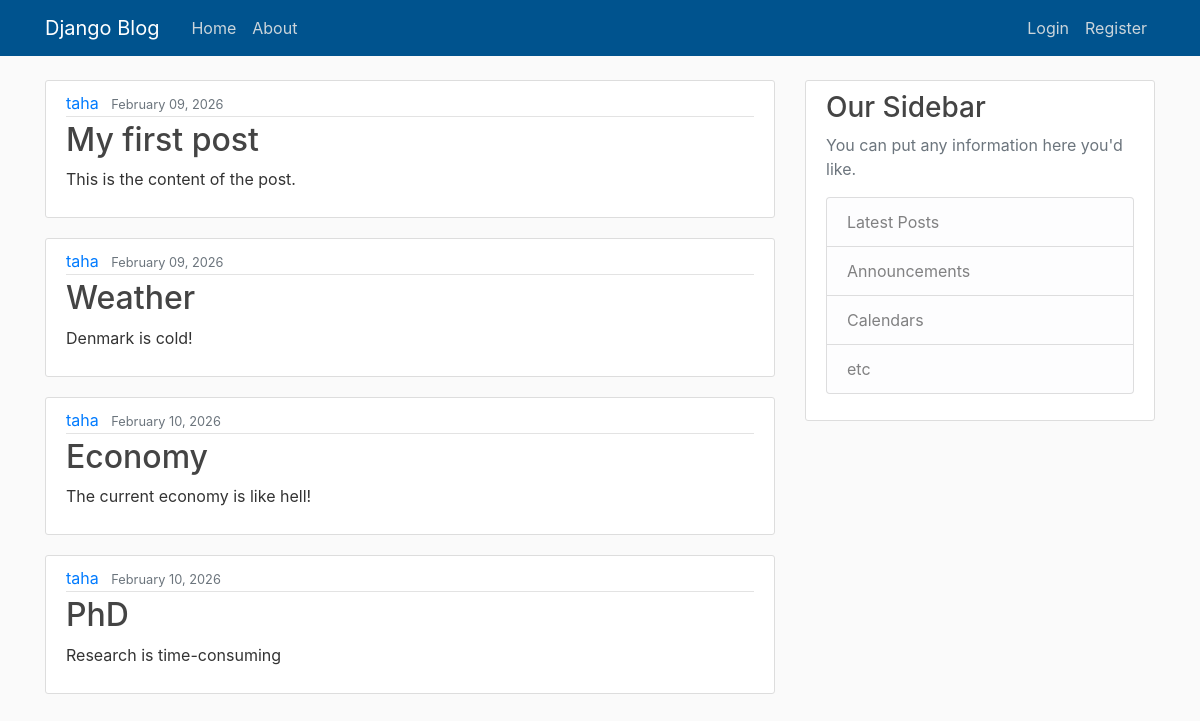
The page / on the database its author committed.
### blog/models.py (models this page shows, shortened)
class Post(models.Model):
    title = models.CharField(max_length=100) # character field with max length 100
    content = models.TextField() # text field for long text
    date_posted = models.DateTimeField(default=timezone.now) # date and time field with default value as current time
    author = models.ForeignKey(User, on_delete=models.CASCADE) # foreign key to User model

### blog/views.py (the view)
# urls.py: path('', views.home, name='blog-home'),
def home(request):
    context = {
        'posts': Post.objects.all()
    }
    return render(request, 'blog/home.html', context) # Render the home.html template with posts context

### blog/templates/blog/home.html
{% extends 'blog/base.html' %}
{% block content %}
{% for post in posts %}
        <article class="media content-section">
          <div class="media-body">
            <div class="article-metadata">
              <a class="mr-2" href="#">{{ post.author }}</a>
              <small class="text-muted">{{ post.date_posted|date:"F d, Y" }}</small>
            </div>
            <h2><a class="article-title" href="#">{{ post.title }}</a></h2>
            <p class="article-content">{{ post.content }}</p>
          </div>
        </article>
    {% endfor %}
{% endblock content %}

### blog/static/blog/main.css (style rules this page uses)
body { background: #fafafa; color: #333333; margin-top: 5rem; }
h1, h2, h3, h4, h5, h6 { color: #444444; }
.content-section { background: #ffffff; padding: 10px 20px; border: 1px solid #dddddd; border-radius: 3px; margin-bottom: 20px; }
.article-title { color: #444444; }
.article-content { white-space: pre-line; }
.article-metadata { padding-bottom: 1px; margin-bottom: 4px; border-bottom: 1px solid #e3e3e3 }

### rows shown on the page
Post: author "taha", date_posted "February 09, 2026", title "My first post", content "This is the content of the post."
Post: author "taha", date_posted "February 09, 2026", title "Weather", content "Denmark is cold!"
Post: author "taha", date_posted "February 10, 2026", title "Economy", content "The current economy is like hell!"
Post: author "taha", date_posted "February 10, 2026", title "PhD", content "Research is time-consuming"
